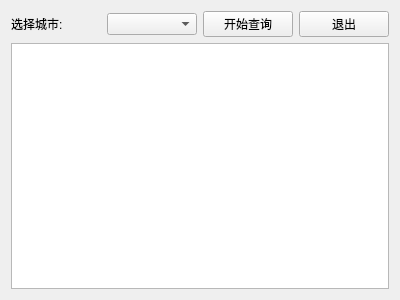
<?xml version="1.0" encoding="UTF-8"?>
<ui version="4.0">
 <class>MainWindow</class>
 <widget class="QWidget" name="MainWindow">
  <property name="geometry">
   <rect>
    <x>0</x>
    <y>0</y>
    <width>400</width>
    <height>300</height>
   </rect>
  </property>
  <property name="windowTitle">
   <string>今日天气查询</string>
  </property>
  <property name="windowIcon">
   <iconset>
    <normaloff>../../../../.designer/backup/b0.png</normaloff>../../../../.designer/backup/b0.png</iconset>
  </property>
  <layout class="QVBoxLayout" name="verticalLayout_2">
   <item>
    <layout class="QVBoxLayout" name="verticalLayout">
     <item>
      <layout class="QHBoxLayout" name="horizontalLayout">
       <item>
        <widget class="QLabel" name="choos_city_label">
         <property name="text">
          <string>选择城市:</string>
         </property>
        </widget>
       </item>
       <item>
        <widget class="QComboBox" name="comboBox"/>
       </item>
       <item>
        <widget class="QPushButton" name="query_btn">
         <property name="text">
          <string>开始查询</string>
         </property>
        </widget>
       </item>
       <item>
        <widget class="QPushButton" name="exit_btn">
         <property name="text">
          <string>退出</string>
         </property>
        </widget>
       </item>
      </layout>
     </item>
     <item>
      <widget class="QListWidget" name="weather_imfor_listWidget"/>
     </item>
    </layout>
   </item>
  </layout>
 </widget>
 <resources/>
 <connections>
  <connection>
   <sender>exit_btn</sender>
   <signal>clicked()</signal>
   <receiver>MainWindow</receiver>
   <slot>close()</slot>
   <hints>
    <hint type="sourcelabel">
     <x>343</x>
     <y>23</y>
    </hint>
    <hint type="destinationlabel">
     <x>199</x>
     <y>149</y>
    </hint>
   </hints>
  </connection>
 </connections>
</ui>
